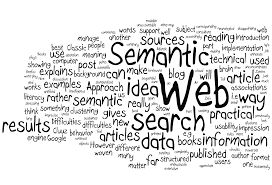
%> input picture 2_image_classification/perceptron/text/1.jpg, 272 x 185 px; its folder holds 4 pictures in this run
$ octave perceptron_training.m   (GNU Octave 9; MATLAB toolbox functions it lacks are replaced by stand-ins)
%> lines starting %> are read from the running program, lines starting %| are printed output that depends on the picture
### 2_image_classification/perceptron/get_featureVector.m
function vector=get_featureVector(image)
% this function returns a column vector of 49 DCT features.
[m,n,k]=size(image);
if k>1,
    image=rgb2gray(image);   % only the greyscale image is used.
end

transformed_image=dct2(image);
min_dimension=min([m n]);
Z = zigzag4(min_dimension); % the DCT-trandformed image is converted into one-dimensional array in a zigzag order.

vector=[]; % initialisation with empty vector
for i=2:50, % use 256 coefficients of the DCT-transformed image in ZigZag order.
    vector=[vector;transformed_image(Z(i,1),Z(i,2))];
end


### 2_image_classification/perceptron/zigzag4.m
% zigzag4 - generate traversal-through-matrix used by jpeg
%
% SYNOPSIS
%	zigzag4
%	zigzag4(N)
%
% DESCRIPTION
% 	The skew-diagonal-traversal-pattern of jpeg for an NxN matrix
%	is returned in an N^2x2 matrix. N defaults to 8. The N^2x2 matrix
%	contains the appropriate row and column indices (starting at 1).

% Copyright (C) 1995-1997 Darrel Hankerson and Greg A. Harris
%
% This file is part of the JPEGtool collection of scripts for Octave
% and Matlab; see http://www.dms.auburn.edu/compression
%
% The JPEGtool collection is free software; you can redistribute it
% and/or modify it under the terms of the GNU General Public License
% as published by the Free Software Foundation; either version 2, or
% (at your option) any later version.
%
% The collection is distributed in the hope that it will be useful,
% but WITHOUT ANY WARRANTY; without even the implied warranty of
% MERCHANTABILITY or FITNESS FOR A PARTICULAR PURPOSE.  See the
% GNU General Public License for more details.
%
% You should have received a copy of the GNU General Public License
% along with this package; see the file COPYING.  If not, write to the
% Free Software Foundation, 59 Temple Place - Suite 330, Boston, MA
% 02111-1307, USA.

function Z = zigzag4(N)

if ~exist('N')
  N = 8;
end

Z = zeros(N*N,2);
u = 0; v = 2; inc = 1;

for n = 1:N*N
  v = v - inc; u = u + inc;
  if (u > N)
    v = v + 2; u = N; inc = -1;
  elseif (v == 0)
    v = 1; inc = -1;
  elseif (v > N)
    u = u + 2; v = N; inc = 1;
  elseif (u == 0)
    u = 1; inc = 1;
  end
  Z(n,:) = [v u];
end

% % Referecnce
% % http://www.site.uottawa.ca/~edubois/courses/CEG4311/zigzag.m

### 2_image_classification/perceptron/perceptron_training.m
clear;
folder_text=dir('text\');
folder_non_text=dir('non_text\');
Number_text_images=length(folder_text)-2; % number of text images
Number_non_text_images=length(folder_non_text)-2; % number of non text images
input_training_set=[];

% Construct the training set
% each training feature vector (either for text or non text images) is extracted

for i=1:Number_text_images,
    Image=imread(['text\' folder_text(i+2).name]);
%> Image is the input picture: size 185x272x3 uint8; min 0, max 255, mean 223.7
    input_training_set=[input_training_set;get_featureVector(Image)'];
%> in get_featureVector, `transformed_image=dct2(image);`:
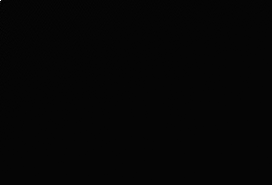
%> transformed_image: size 185x272 double; min -1074.6, max 50173.1, mean 1.1; drawn with min black and max white
%> the loop in get_featureVector, `for i=2:50,` made 49 passes
%> vector on passes 1 to 7: 1985.9, [1985.9; 364.2], [1985.9; 364.2; 4152.2], [1985.9; 364.2; 4152.2; -24.71], [1985.9; 364.2; 4152.2; -24.71; 1816.8], [1985.9; 364.2; 4152.2; -24.71; 1816.8; -606.6], [1985.9; 364.2; 4152.2; -24.71; 1816.8; -606.6; 215.1]
%> after the loop in get_featureVector, `for i=2:50,`: vector = 49 values, max 4152.2 at index 3, min -1074.6 at index 34, mean 110.4
%> input_training_set has the same summary as vector in get_featureVector
    output_training_set{i,1}='text';
end
%> pass 2 of the loop `for i=1:Number_text_images,`:
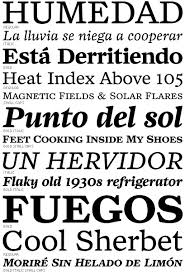
%> input picture 2_image_classification/perceptron/text/10.jpg, 185 x 273 px
%> Image is the input picture: size 273x185x3 uint8; min 0, max 255, mean 196.2
%> image: size 273x185 uint8
%> in get_featureVector (call 2), `transformed_image=dct2(image);`:
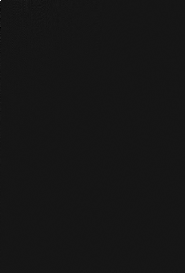
%> transformed_image: size 273x185 double; min -4166.5, max 44099.3, mean 1.1; drawn with min black and max white
%> the loop in get_featureVector (call 2), `for i=2:50,` made 49 passes
%> vector on passes 1 to 7: -49.27, [-49.27; 554.8], [-49.27; 554.8; -110.9], [-49.27; 554.8; -110.9; -171.3], [-49.27; 554.8; -110.9; -171.3; -12.3], [-49.27; 554.8; -110.9; -171.3; -12.3; -148], [-49.27; 554.8; -110.9; -171.3; -12.3; -148; 97.56]
%> after the loop in get_featureVector (call 2), `for i=2:50,`: vector = 49 values, max 691.9 at index 44, min -1603.5 at index 20, mean -20.92
%> input_training_set = 49 columns, first 8: [1985.9 364.2 4152.2 -24.71 1816.8 -606.6 215.1 -630.6; -49.27 554.8 -110.9 -171.3 -12.3 -148 97.56 -20.68]
%> pass 3 of the loop `for i=1:Number_text_images,`:
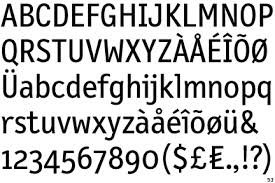
%> input picture 2_image_classification/perceptron/text/11.jpg, 275 x 183 px
%> Image is the input picture: size 183x275x3 uint8; min 0, max 255, mean 199.4
%> image: size 183x275 uint8
%> in get_featureVector (call 3), `transformed_image=dct2(image);`:
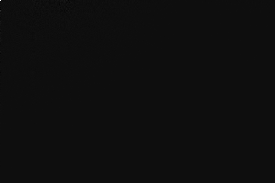
%> transformed_image: size 183x275 double; min -2718.8, max 44724.3, mean 1.1; drawn with min black and max white
%> the loop in get_featureVector (call 3), `for i=2:50,` made 49 passes
%> vector on passes 1 to 7: -65.8, [-65.8; -1553.2], [-65.8; -1553.2; 35.78], [-65.8; -1553.2; 35.78; 202.3], [-65.8; -1553.2; 35.78; 202.3; 411], [-65.8; -1553.2; 35.78; 202.3; 411; -352.9], [-65.8; -1553.2; 35.78; 202.3; 411; -352.9; -606.6]
%> after the loop in get_featureVector (call 3), `for i=2:50,`: vector = 49 values, max 620.9 at index 21, min -1553.2 at index 2, mean -49.09
%> input_training_set = 49 columns, first 8: [1985.9 364.2 4152.2 -24.71 1816.8 -606.6 215.1 -630.6; -49.27 554.8 -110.9 -171.3 -12.3 -148 97.56 -20.68; -65.8 -1553.2 35.78 202.3 411 -352.9 -606.6 -181.8]
%> the loop made 4 passes; the first 3 are shown
k=i;
%> k = 4
for i=1:Number_non_text_images,
    Image=imread(['non_text\' folder_non_text(i+2).name]);
    [row,column]=size(Image);
    input_training_set=[input_training_set;get_featureVector(Image)'];
    output_training_set{k+i,1}='non text';

end
% because we have 88 training samples, the input_training_set should be
% arranged in a matrix of 49 rows and 88 columns to train the network.
% Remember that this arrangement should be the other way around (49 columns and 88 rows)
% for the Bayes and Tree classifiers
input_training_set=input_training_set'; % get the right arrangement for the input set.
output_training_set=output_training_set'; % get the right arrangement for the output set


Target=strcmp('text',output_training_set); % Now, Target has logical values (0 and 1). This has to be converted into double.


rng('default'); % set the random number generator to its default state
rng(44); % this is an integer value to initialise the random number generator

%> (the run ends here)
